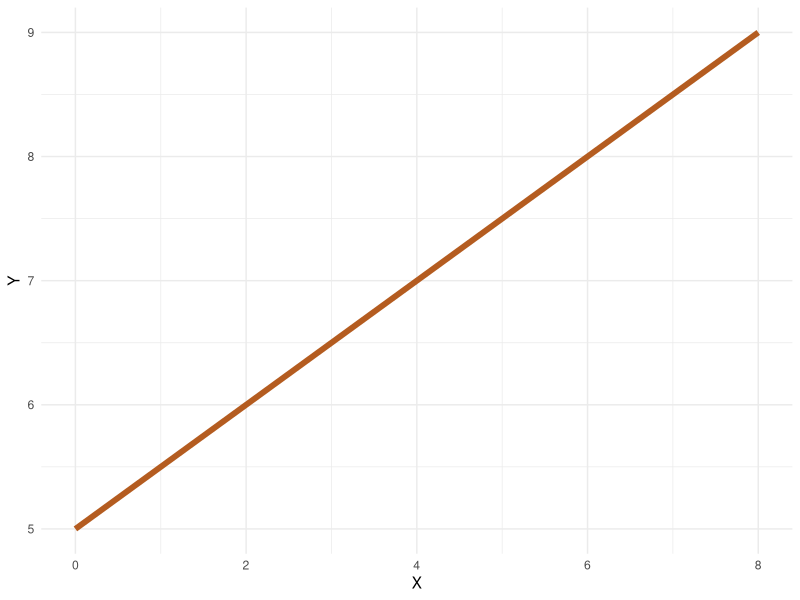
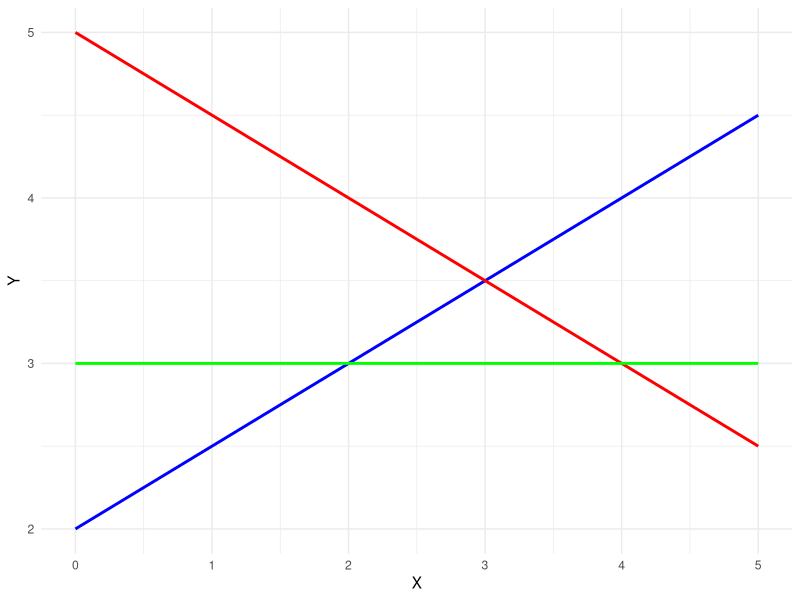

Recreate these plots in R, in order.
## ---- chunk 1
library(ggplot2)

# Create data for the line
x <- c(0, 2, 4, 6, 8)
y <- x * (1/2) + 5

line_data <- data.frame(x, y)

# Create the line plot
line_plot <- ggplot(line_data, aes(x, y)) +
  geom_line(color= "#b45c20", lwd = 2) +
  labs(x = "X", y = "Y") +
  theme_minimal()

print(line_plot)
## ---- chunk 2
library(ggplot2)

# Create x values
x <- seq(0, 5, by = 0.5)

# Calculate y values for each line
y_positive_slope <- 0.5 * x + 2
y_negative_slope <- -0.5 * x + 5
y_zero_slope <- rep(3, length(x))

# Create a data frame
line_data <- data.frame(x, y_positive_slope, y_negative_slope, y_zero_slope)

# Create the line plot
line_plot <- ggplot(line_data, aes(x)) +
  geom_line(aes(y = y_positive_slope), color = "blue", linetype = "solid", size = 1) +
  geom_line(aes(y = y_negative_slope), color = "red", linetype = "solid", size = 1) +
  geom_line(aes(y = y_zero_slope), color = "green", linetype = "solid", size = 1) +
  labs(x = "X", y = "Y") +
  theme_minimal()

print(line_plot)
